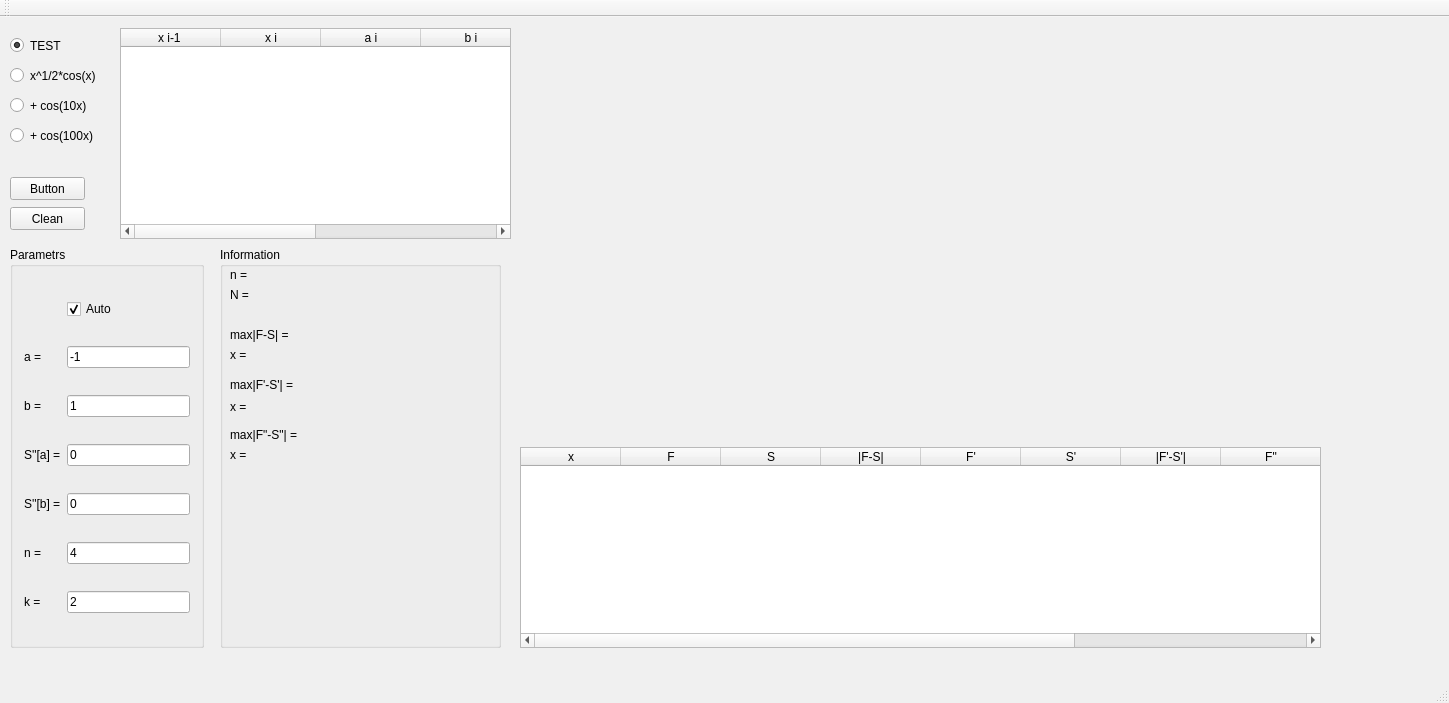
<?xml version="1.0" encoding="UTF-8"?>
<ui version="4.0">
 <class>MainWindow</class>
 <widget class="QMainWindow" name="MainWindow">
  <property name="geometry">
   <rect>
    <x>0</x>
    <y>0</y>
    <width>1449</width>
    <height>703</height>
   </rect>
  </property>
  <property name="palette">
   <palette>
    <active>
     <colorrole role="Window">
      <brush brushstyle="SolidPattern">
       <color alpha="255">
        <red>255</red>
        <green>255</green>
        <blue>255</blue>
       </color>
      </brush>
     </colorrole>
    </active>
    <inactive>
     <colorrole role="Window">
      <brush brushstyle="SolidPattern">
       <color alpha="255">
        <red>240</red>
        <green>240</green>
        <blue>240</blue>
       </color>
      </brush>
     </colorrole>
    </inactive>
    <disabled>
     <colorrole role="Window">
      <brush brushstyle="SolidPattern">
       <color alpha="255">
        <red>240</red>
        <green>240</green>
        <blue>240</blue>
       </color>
      </brush>
     </colorrole>
    </disabled>
   </palette>
  </property>
  <property name="windowTitle">
   <string>MainWindow</string>
  </property>
  <widget class="QWidget" name="centralWidget">
   <widget class="QCustomPlot" name="GRAPH" native="true">
    <property name="geometry">
     <rect>
      <x>520</x>
      <y>10</y>
      <width>271</width>
      <height>201</height>
     </rect>
    </property>
   </widget>
   <widget class="QTableWidget" name="TABLE">
    <property name="geometry">
     <rect>
      <x>120</x>
      <y>11</y>
      <width>391</width>
      <height>211</height>
     </rect>
    </property>
    <column>
     <property name="text">
      <string>x i-1 </string>
     </property>
    </column>
    <column>
     <property name="text">
      <string>x i</string>
     </property>
    </column>
    <column>
     <property name="text">
      <string>a i</string>
     </property>
    </column>
    <column>
     <property name="text">
      <string>b i</string>
     </property>
    </column>
    <column>
     <property name="text">
      <string>c i</string>
     </property>
    </column>
    <column>
     <property name="text">
      <string>d i</string>
     </property>
    </column>
   </widget>
   <widget class="QPushButton" name="BUTTON">
    <property name="geometry">
     <rect>
      <x>10</x>
      <y>160</y>
      <width>75</width>
      <height>23</height>
     </rect>
    </property>
    <property name="text">
     <string>Button</string>
    </property>
   </widget>
   <widget class="QPushButton" name="BUTTON_CLEAN">
    <property name="geometry">
     <rect>
      <x>10</x>
      <y>190</y>
      <width>75</width>
      <height>23</height>
     </rect>
    </property>
    <property name="text">
     <string>Clean</string>
    </property>
   </widget>
   <widget class="QGroupBox" name="groupBox_Parametrs">
    <property name="geometry">
     <rect>
      <x>10</x>
      <y>230</y>
      <width>194</width>
      <height>401</height>
     </rect>
    </property>
    <property name="title">
     <string>Parametrs</string>
    </property>
    <layout class="QGridLayout" name="gridLayout">
     <item row="8" column="0">
      <widget class="QLabel" name="label_k">
       <property name="text">
        <string>k =</string>
       </property>
      </widget>
     </item>
     <item row="7" column="0">
      <widget class="QLabel" name="label_n_1">
       <property name="text">
        <string>n =</string>
       </property>
      </widget>
     </item>
     <item row="6" column="0" colspan="2">
      <widget class="QLabel" name="label_Sb">
       <property name="text">
        <string>S''[b] =</string>
       </property>
      </widget>
     </item>
     <item row="5" column="2">
      <widget class="QLineEdit" name="lineEdit_Sa">
       <property name="text">
        <string>0</string>
       </property>
      </widget>
     </item>
     <item row="5" column="0" colspan="2">
      <widget class="QLabel" name="label_Sa">
       <property name="text">
        <string>S''[a] =</string>
       </property>
      </widget>
     </item>
     <item row="6" column="2">
      <widget class="QLineEdit" name="lineEdit_Sb">
       <property name="text">
        <string>0</string>
       </property>
      </widget>
     </item>
     <item row="1" column="2">
      <widget class="QLineEdit" name="lineEdit_a">
       <property name="text">
        <string>-1</string>
       </property>
      </widget>
     </item>
     <item row="1" column="0">
      <widget class="QLabel" name="label_a">
       <property name="text">
        <string>a =</string>
       </property>
      </widget>
     </item>
     <item row="2" column="2">
      <widget class="QLineEdit" name="lineEdit_b">
       <property name="text">
        <string>1</string>
       </property>
      </widget>
     </item>
     <item row="7" column="2">
      <widget class="QLineEdit" name="lineEdit_n">
       <property name="text">
        <string>4</string>
       </property>
      </widget>
     </item>
     <item row="2" column="0">
      <widget class="QLabel" name="label_b">
       <property name="text">
        <string>b =</string>
       </property>
      </widget>
     </item>
     <item row="8" column="2">
      <widget class="QLineEdit" name="lineEdit_k">
       <property name="text">
        <string>2</string>
       </property>
      </widget>
     </item>
     <item row="0" column="2">
      <widget class="QCheckBox" name="checkBox_Auto">
       <property name="text">
        <string>Auto</string>
       </property>
       <property name="checked">
        <bool>true</bool>
       </property>
      </widget>
     </item>
    </layout>
   </widget>
   <widget class="QGroupBox" name="groupBox">
    <property name="geometry">
     <rect>
      <x>220</x>
      <y>230</y>
      <width>281</width>
      <height>401</height>
     </rect>
    </property>
    <property name="title">
     <string>Information</string>
    </property>
    <widget class="QLabel" name="label_n">
     <property name="geometry">
      <rect>
       <x>10</x>
       <y>20</y>
       <width>151</width>
       <height>16</height>
      </rect>
     </property>
     <property name="text">
      <string>n = </string>
     </property>
    </widget>
    <widget class="QLabel" name="label_maxFS">
     <property name="geometry">
      <rect>
       <x>10</x>
       <y>80</y>
       <width>261</width>
       <height>16</height>
      </rect>
     </property>
     <property name="text">
      <string>max|F-S| =</string>
     </property>
    </widget>
    <widget class="QLabel" name="label_N">
     <property name="geometry">
      <rect>
       <x>10</x>
       <y>40</y>
       <width>261</width>
       <height>16</height>
      </rect>
     </property>
     <property name="text">
      <string>N =</string>
     </property>
    </widget>
    <widget class="QLabel" name="label_maxFSX">
     <property name="geometry">
      <rect>
       <x>10</x>
       <y>100</y>
       <width>261</width>
       <height>16</height>
      </rect>
     </property>
     <property name="text">
      <string>x = </string>
     </property>
    </widget>
    <widget class="QLabel" name="label_maxFS_">
     <property name="geometry">
      <rect>
       <x>10</x>
       <y>130</y>
       <width>261</width>
       <height>16</height>
      </rect>
     </property>
     <property name="text">
      <string>max|F'-S'| =</string>
     </property>
    </widget>
    <widget class="QLabel" name="label_maxFSX_">
     <property name="geometry">
      <rect>
       <x>10</x>
       <y>150</y>
       <width>261</width>
       <height>20</height>
      </rect>
     </property>
     <property name="text">
      <string>x =</string>
     </property>
    </widget>
    <widget class="QLabel" name="label_maxFS__">
     <property name="geometry">
      <rect>
       <x>10</x>
       <y>180</y>
       <width>261</width>
       <height>16</height>
      </rect>
     </property>
     <property name="text">
      <string>max|F&quot;-S&quot;| =</string>
     </property>
    </widget>
    <widget class="QLabel" name="label_maxFSX__">
     <property name="geometry">
      <rect>
       <x>10</x>
       <y>200</y>
       <width>261</width>
       <height>16</height>
      </rect>
     </property>
     <property name="text">
      <string>x =</string>
     </property>
    </widget>
   </widget>
   <widget class="QTableWidget" name="TABLE_1">
    <property name="geometry">
     <rect>
      <x>520</x>
      <y>430</y>
      <width>801</width>
      <height>201</height>
     </rect>
    </property>
    <column>
     <property name="text">
      <string>x</string>
     </property>
    </column>
    <column>
     <property name="text">
      <string>F</string>
     </property>
    </column>
    <column>
     <property name="text">
      <string>S</string>
     </property>
    </column>
    <column>
     <property name="text">
      <string>|F-S|</string>
     </property>
    </column>
    <column>
     <property name="text">
      <string>F'</string>
     </property>
    </column>
    <column>
     <property name="text">
      <string>S'</string>
     </property>
    </column>
    <column>
     <property name="text">
      <string>|F'-S'|</string>
     </property>
    </column>
    <column>
     <property name="text">
      <string>F&quot;</string>
     </property>
    </column>
    <column>
     <property name="text">
      <string>S&quot;</string>
     </property>
    </column>
    <column>
     <property name="text">
      <string>|F&quot;-S&quot;|</string>
     </property>
    </column>
   </widget>
   <widget class="QCustomPlot" name="GRAPH_ERROR" native="true">
    <property name="geometry">
     <rect>
      <x>520</x>
      <y>220</y>
      <width>271</width>
      <height>201</height>
     </rect>
    </property>
   </widget>
   <widget class="QCustomPlot" name="GRAPH_DER" native="true">
    <property name="geometry">
     <rect>
      <x>800</x>
      <y>10</y>
      <width>261</width>
      <height>201</height>
     </rect>
    </property>
   </widget>
   <widget class="QCustomPlot" name="GRAPH_DER_ERROR" native="true">
    <property name="geometry">
     <rect>
      <x>800</x>
      <y>220</y>
      <width>261</width>
      <height>201</height>
     </rect>
    </property>
   </widget>
   <widget class="QRadioButton" name="radioButton_TEST">
    <property name="enabled">
     <bool>true</bool>
    </property>
    <property name="geometry">
     <rect>
      <x>10</x>
      <y>20</y>
      <width>82</width>
      <height>17</height>
     </rect>
    </property>
    <property name="text">
     <string>TEST</string>
    </property>
    <property name="checked">
     <bool>true</bool>
    </property>
   </widget>
   <widget class="QRadioButton" name="radioButton_FIRST">
    <property name="geometry">
     <rect>
      <x>10</x>
      <y>50</y>
      <width>91</width>
      <height>17</height>
     </rect>
    </property>
    <property name="text">
     <string>x^1/2*cos(x)</string>
    </property>
   </widget>
   <widget class="QRadioButton" name="radioButton_SECOND">
    <property name="geometry">
     <rect>
      <x>10</x>
      <y>80</y>
      <width>101</width>
      <height>17</height>
     </rect>
    </property>
    <property name="text">
     <string>+ cos(10x)</string>
    </property>
   </widget>
   <widget class="QRadioButton" name="radioButton_THIRD">
    <property name="geometry">
     <rect>
      <x>10</x>
      <y>110</y>
      <width>111</width>
      <height>17</height>
     </rect>
    </property>
    <property name="text">
     <string>+ cos(100x)</string>
    </property>
   </widget>
   <widget class="QCustomPlot" name="GRAPH_DER_DER" native="true">
    <property name="geometry">
     <rect>
      <x>1070</x>
      <y>10</y>
      <width>251</width>
      <height>201</height>
     </rect>
    </property>
   </widget>
   <widget class="QCustomPlot" name="GRAPH_DER_DER_ERROR" native="true">
    <property name="geometry">
     <rect>
      <x>1070</x>
      <y>220</y>
      <width>251</width>
      <height>201</height>
     </rect>
    </property>
   </widget>
  </widget>
  <widget class="QMenuBar" name="menuBar">
   <property name="geometry">
    <rect>
     <x>0</x>
     <y>0</y>
     <width>1449</width>
     <height>21</height>
    </rect>
   </property>
  </widget>
  <widget class="QToolBar" name="mainToolBar">
   <attribute name="toolBarArea">
    <enum>TopToolBarArea</enum>
   </attribute>
   <attribute name="toolBarBreak">
    <bool>false</bool>
   </attribute>
  </widget>
  <widget class="QStatusBar" name="statusBar"/>
 </widget>
 <layoutdefault spacing="6" margin="11"/>
 <customwidgets>
  <customwidget>
   <class>QCustomPlot</class>
   <extends>QWidget</extends>
   <header>qcustomplot.h</header>
   <container>1</container>
  </customwidget>
 </customwidgets>
 <tabstops>
  <tabstop>checkBox_Auto</tabstop>
  <tabstop>lineEdit_a</tabstop>
  <tabstop>lineEdit_b</tabstop>
  <tabstop>lineEdit_Sa</tabstop>
  <tabstop>lineEdit_Sb</tabstop>
  <tabstop>lineEdit_n</tabstop>
  <tabstop>lineEdit_k</tabstop>
  <tabstop>radioButton_SECOND</tabstop>
  <tabstop>radioButton_THIRD</tabstop>
  <tabstop>TABLE</tabstop>
  <tabstop>radioButton_TEST</tabstop>
  <tabstop>TABLE_1</tabstop>
  <tabstop>radioButton_FIRST</tabstop>
  <tabstop>BUTTON</tabstop>
  <tabstop>BUTTON_CLEAN</tabstop>
 </tabstops>
 <resources/>
 <connections/>
</ui>
